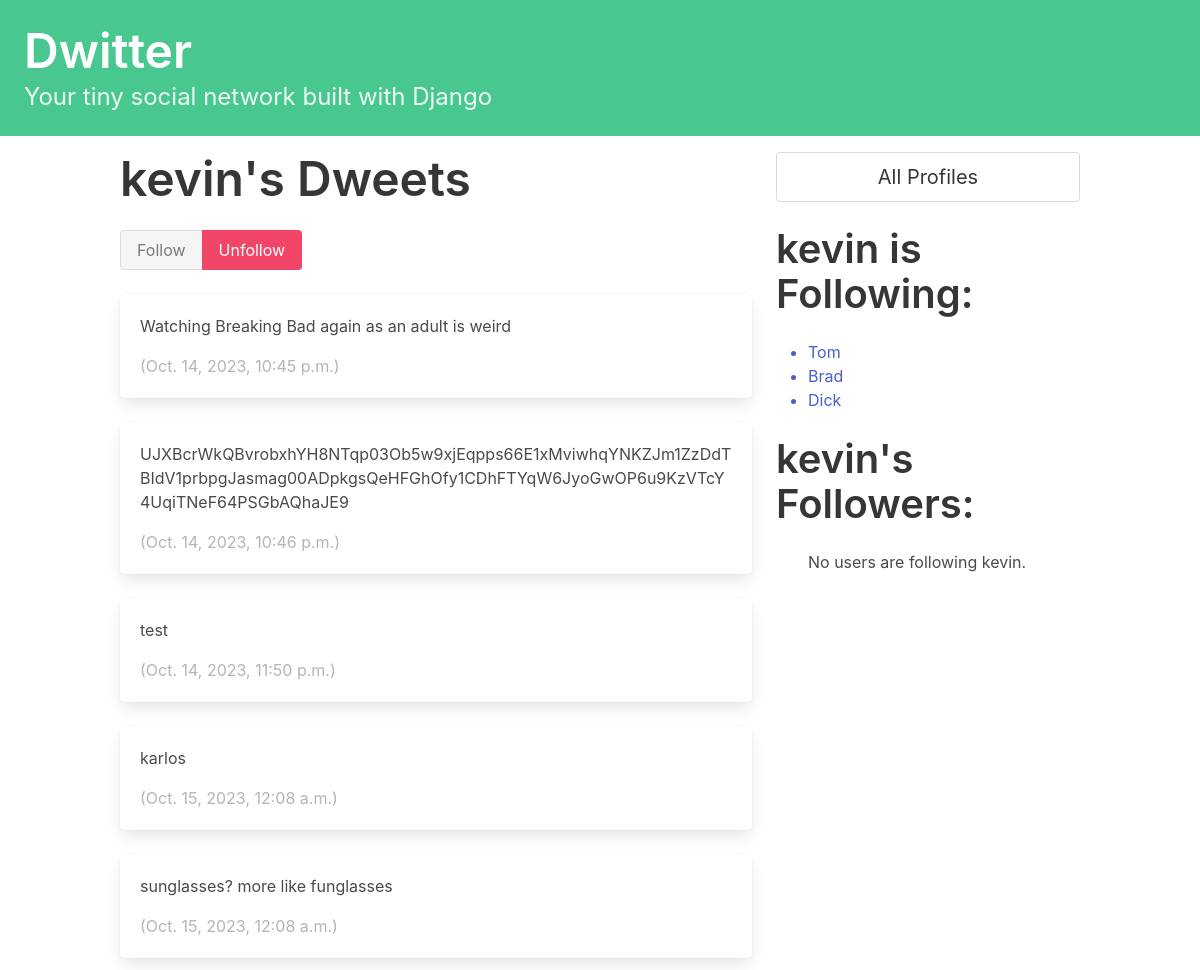
/profile/1 (signed in), run on an earlier commit of the app's database.
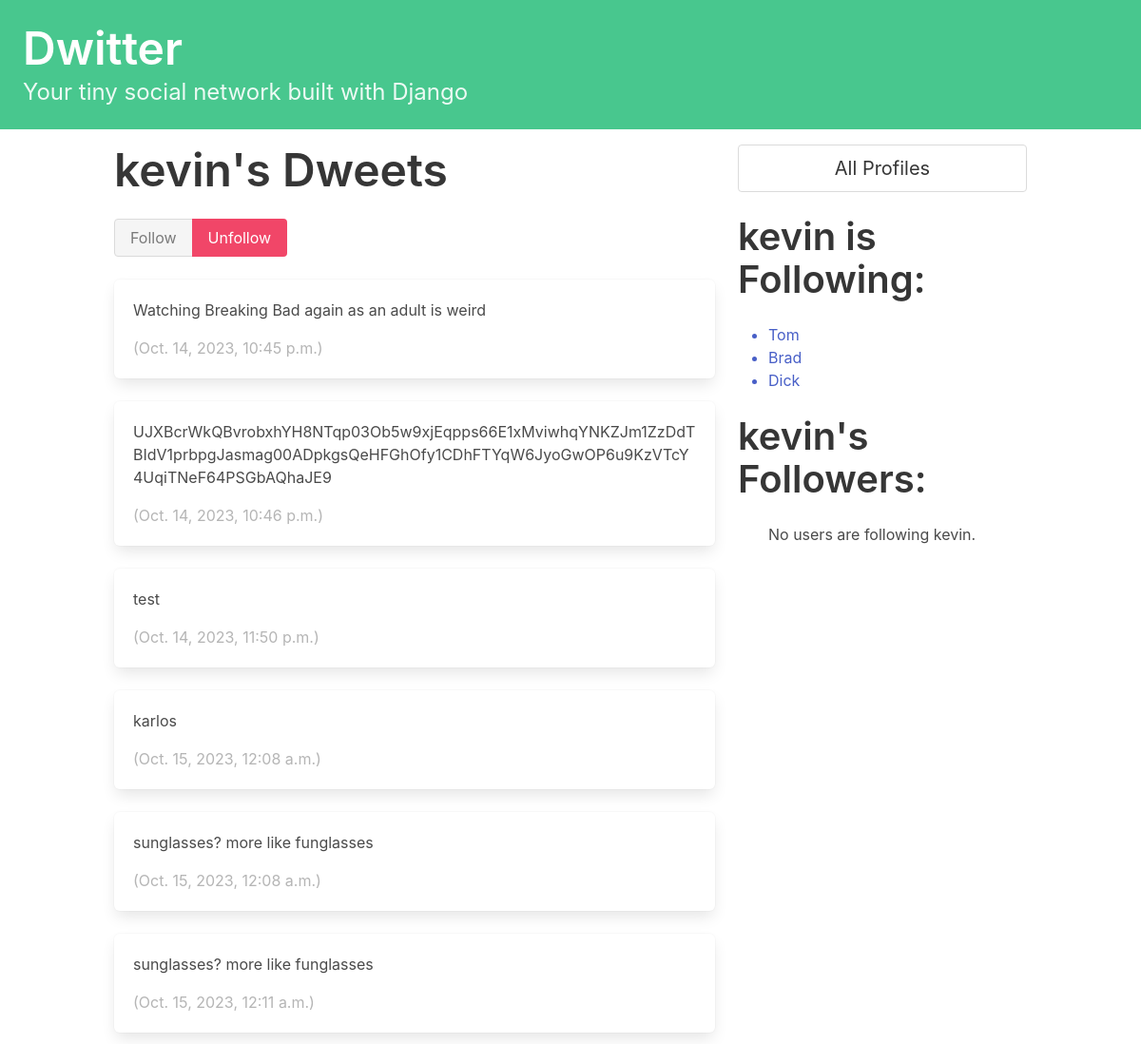
And on a later commit of the database.
### dwitter/models.py (models this page shows, shortened)
class Dweet(models.Model):
    user = models.ForeignKey(
        User, related_name="dweets", on_delete=models.DO_NOTHING
    )
    body = models.CharField(max_length=140)
    created_at = models.DateTimeField(auto_now_add=True)

class Profile(models.Model):
    user = models.OneToOneField(User, on_delete=models.CASCADE)
    follows = models.ManyToManyField(
        "self",
        related_name="followed_by",
        symmetrical=False,
        blank=True
    )
    def __str__(self):
        return self.user.username

### dwitter/views.py (the view, shortened to what this page needs)
# urls.py: path("profile/<int:pk>", profile, name="profile"),
def profile(request, pk):
    if not hasattr(request.user, 'profile'):
        missing_profile = Profile(user=request.user)
        missing_profile.save()
    profile = Profile.objects.get(pk=pk)
    return render(request, "dwitter/profile.html", {"profile": profile, "following_excluding_self": profile.follows.exclude(user=profile.user), "followers_excluding_self": profile.followed_by.exclude(user=profile.user)})

### dwitter/templates/dwitter/profile.html (shortened to what this page needs)
{% extends 'base.html' %}
{% block content %}
<div class="column is-two-thirds">
    <h1 class="title is-1">{{ profile.user.username}}'s Dweets</h1>
    <div class="block">
        <form method="post">
            <div class="buttons has-addons">
            {% if profile in user.profile.follows.all %}
                <button class="button is-success is-static">Follow</button>
                <button class="button is-danger" name="follow" value="unfollow">Unfollow</button>
            {% else %}
                <button class="button is-success" name="follow" value="follow">Follow</button>
                <button class="button is-danger is-static">Unfollow</button>
            {% endif %}
            </div>
        </form>
    </div>
    <div class="content" style="word-wrap: anywhere;">
        {% for dweet in profile.user.dweets.all %}
            <div class="box">
                <p>{{dweet.body}}</p>
                <p class="is-small has-text-grey-light">
                    ({{ dweet.created_at }})
                </p>
            </div>
        {% endfor %}
    </div>
</div>
<div class="column is-one-third">
    <div class="block">
        <a href="{% url 'dwitter:profile_list' %}">
            <button class="button is-medium is-fullwidth">All Profiles</button>
        </a>
    </div>
    <div class="block">
        <h2 class="title is-2">{{ profile.user.username}} is Following:</h2>
        <div class="content">
            <ul>
            {% if following_excluding_self.count > 0 %}
                {% for following in following_excluding_self %}
                <a href="{% url 'dwitter:profile' following.id %}">
                        <li>{{ following }}</li>
                    </a>
                {% endfor %}
            {% else %}
                <p>{{ profile.user.username}} isn't following anyone.</p>
            {% endif %}
            </ul>
        </div>
    </div>
    <div class="block">
        <h2 class="title is-2">{{ profile.user.username}}'s Followers:</h2>
        <div class="content">
            <ul>
            {% if followers_excluding_self.count > 0 %}
                {% for follower in followers_excluding_self %}
                    <a href="{% url 'dwitter:profile' follower.id %}">
                        <li>{{ follower }}</li>
                    </a>
                {% endfor %}
            {% else %}
                <p>No users are following {{ profile.user.username}}.</p>
            {% endif %}
            </ul>
        </div>
    </div>
</div>
{% endblock content %}

What changed in the data, as far as the page shows it:
added Dweet: body "sunglasses? more like funglasses", created_at "Oct. 15, 2023, 12:11 a.m."
